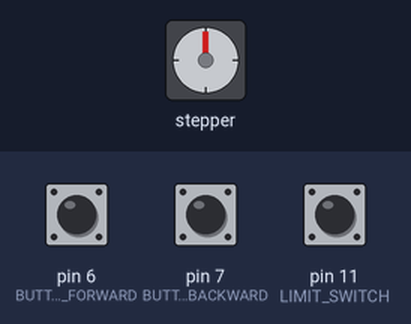
The sketch below on a simulated Arduino Uno, built with avr-gcc and run on an emulated ATmega328P. On the bench: stepper motor. Wiring (inferred from the names in the program): stepper motor driver (200 steps per turn assumed): step pin 9; direction pin 10; enable pin 8. Inputs (shaded band) come from the test bench; at power-on: pin 6 (BUTTON_FORWARD) HIGH, pin 7 (BUTTON_BACKWARD) HIGH, pin 11 (LIMIT_SWITCH) HIGH. What the sketch prints to the serial monitor is not drawn.

Above: at 1.2 s.
1.3 s: pin 6 (BUTTON_FORWARD) pulled LOW for 1 s
At 2.9 s:
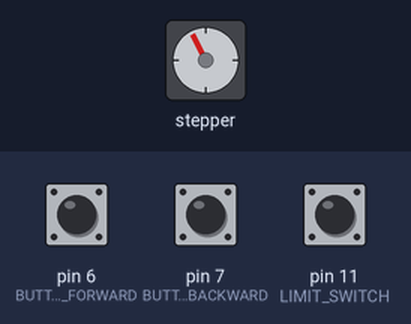
3.8 s: pin 7 (BUTTON_BACKWARD) pulled LOW for 3.2 s
At 4.25 s:
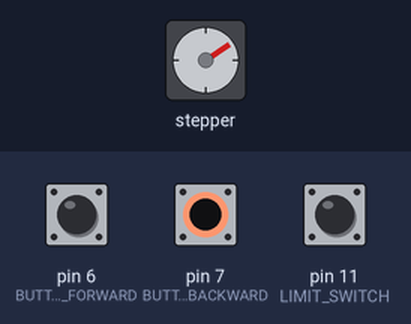
8.5 s: pin 7 (BUTTON_BACKWARD) pulled LOW for 1 s
At 8.65 s:
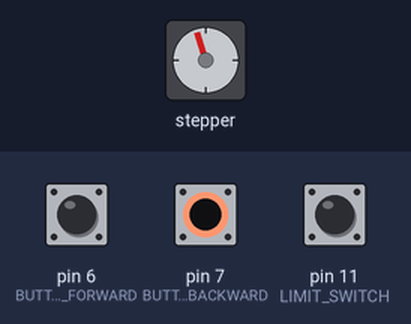
11.0 s: pin 7 (BUTTON_BACKWARD) pulled LOW for 1 s
At 12.6 s:
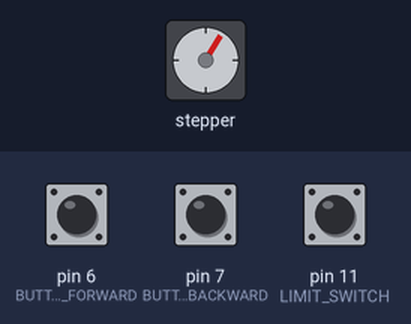
13.5 s: pin 6 (BUTTON_FORWARD) pulled LOW for 3.2 s
At 13.95 s:
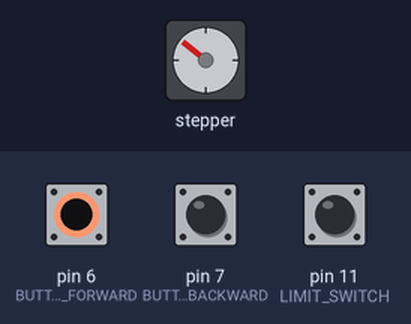
Timing chart, 0 to 18.2 s (numbered marks = the images above; inputs shaded):
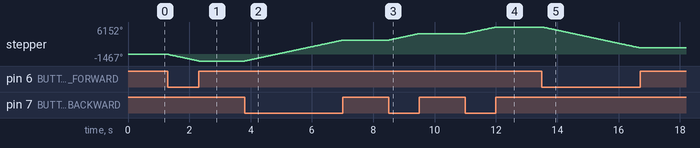

Measured:
- after the input at 1.3 s, stepper: turns 1467° counter-clockwise in 1.0 s, starting at once
- after the input at 3.8 s, stepper: turns 4689° clockwise in 3.2 s, starting at once
- after the input at 8.5 s, stepper: turns 1465° clockwise in 1.0 s, starting at once
- after the input at 11.0 s, stepper: turns 1465° clockwise in 1.0 s, starting at once
- after the input at 13.5 s, stepper: turns 4689° counter-clockwise in 3.2 s, starting at once

The sketch:

step_limit_button.ino
```cpp
// TMC2208 single-axis control with TWO buttons + SAFETY LIMIT SWITCH
// Button 1 (pin 6)  → Forward while held
// Button 2 (pin 7)  → Backward while held
// Release both      → Stop
// Limit switch (pin 11, NO + GND) → STOP immediately if triggered (end of rail safety)

#define STEP_PIN     9
#define DIR_PIN     10
#define EN_PIN       8

#define BUTTON_FORWARD   6
#define BUTTON_BACKWARD  7

#define LIMIT_SWITCH    11      // ← Safety limit switch (NO wired to this pin + GND)

#define STEP_DELAY_US  600   // adjust: higher = slower/safer, lower = faster (test carefully)

bool motorEnabled = true;     // We'll disable if limit hit (optional)

void setup() {
  Serial.begin(115200);
  Serial.println("Button + Limit Switch ready");
  Serial.println("Btn6 = Forward | Btn7 = Backward | Release = Stop");
  Serial.println("Limit pin 11: LOW = triggered → motor STOP");

  pinMode(STEP_PIN, OUTPUT);
  pinMode(DIR_PIN, OUTPUT);
  pinMode(EN_PIN, OUTPUT);

  pinMode(BUTTON_FORWARD,   INPUT_PULLUP);
  pinMode(BUTTON_BACKWARD,  INPUT_PULLUP);
  pinMode(LIMIT_SWITCH,     INPUT_PULLUP);   // internal pull-up + switch to GND

  digitalWrite(EN_PIN, LOW);      // enable driver (LOW = on)
  digitalWrite(DIR_PIN, LOW);     // default forward
  digitalWrite(STEP_PIN, LOW);
}

void loop() {
  // Read buttons and limit switch
  bool fwdPressed   = (digitalRead(BUTTON_FORWARD)   == LOW);
  bool bwdPressed   = (digitalRead(BUTTON_BACKWARD)  == LOW);
  bool limitTriggered = (digitalRead(LIMIT_SWITCH)   == LOW);  // LOW = pressed/clicked

  // SAFETY: if limit switch is triggered → STOP everything
  if (limitTriggered) {
    Serial.println("!!! LIMIT SWITCH TRIGGERED - MOTOR STOPPED !!!");
    // Optional: disable driver to save power/heat
    // digitalWrite(EN_PIN, HIGH);
    return;   // no steps sent → motor stops
  }

  // Normal operation: only move if at least one button pressed AND limit NOT hit
  if (!fwdPressed && !bwdPressed) {
    return;   // both released → stop
  }

  // Direction: forward has priority if both pressed
  if (fwdPressed) {
    digitalWrite(DIR_PIN, LOW);   // LOW = forward (swap to HIGH if direction wrong)
    // Serial.println("→ Forward");
  }
  else if (bwdPressed) {
    digitalWrite(DIR_PIN, HIGH);  // HIGH = backward
    // Serial.println("← Backward");
  }

  // Generate one step pulse
  digitalWrite(STEP_PIN, HIGH);
  delayMicroseconds(STEP_DELAY_US);
  digitalWrite(STEP_PIN, LOW);
  delayMicroseconds(STEP_DELAY_US);
}
```
